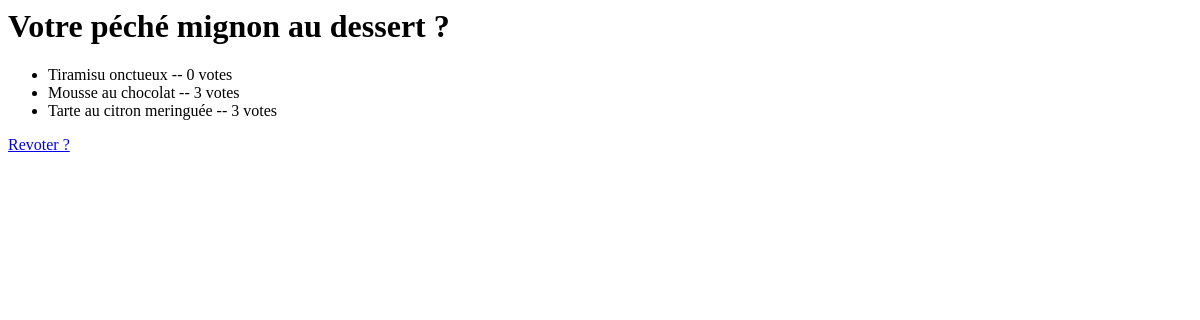
The page /polls/4/results/ on the database as committed earlier.
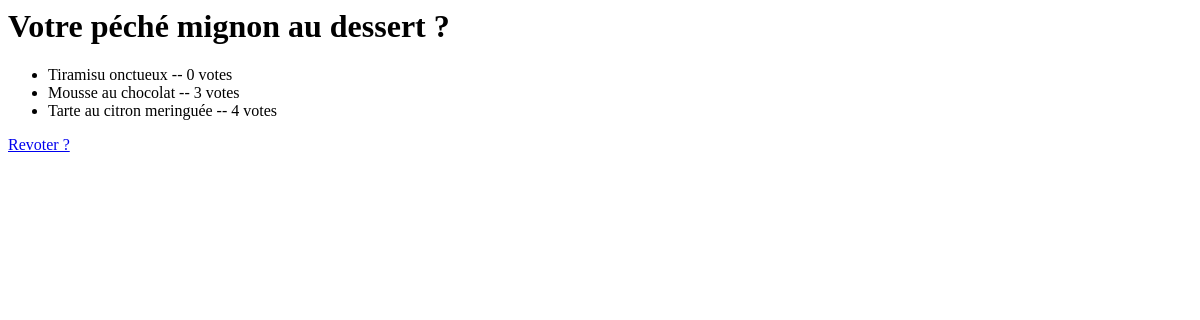
The same page on the database as committed later.
### polls/models.py (models this page shows, shortened)
class Choice(models.Model):
    question = models.ForeignKey(Question, on_delete=models.CASCADE)
    choice_text = models.CharField(max_length=200)
    votes = models.IntegerField(default=0)

### polls/views.py (the view)
# urls.py: path("<int:pk>/results/", views.ResultsView.as_view(), name="results"),
class ResultsView(generic.DetailView):
    model = Question
    template_name = "polls/results.html"

### polls/templates/polls/results.html
<h1>{{ question.question_text }}</h1>
<ul>
{% for choice in question.choice_set.all %}
    <li>{{ choice.choice_text }} -- {{ choice.votes }} vote{{ choice.votes|pluralize }}</li>
{% endfor %}
</ul>
<a href="{% url 'polls:detail' question.id %}">Revoter ?</a>

Rows that differ between the two databases and show on the page:
changed Choice "Tarte au citron meringuée": votes "3" → "4"
